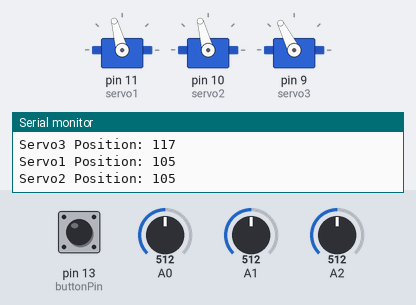
Recording of a sketch running on a simulated Arduino Uno, built with avr-gcc and run on an emulated ATmega328P. On the bench: 3 × servo, the last lines printed to the serial monitor. The inputs (shaded band) are chosen by the test bench; at power-on: A1 = 512, A0 = 512, pin 13 (buttonPin) LOW, A2 = 512.

Above: at 1.2 s.
1.3 s: A1 set to 483
At 1.9 s:
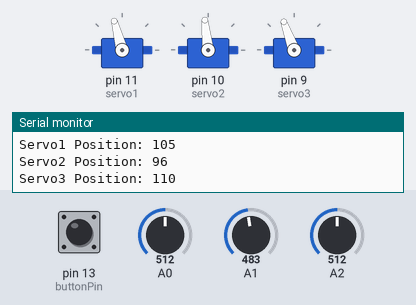
2.8 s: A0 set to 716
At 4.2 s:
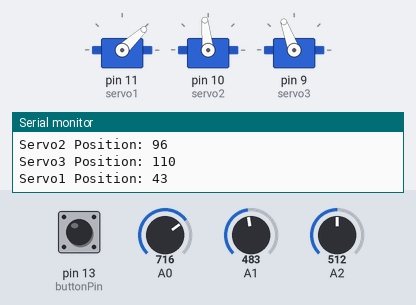
5.8 s: A0 set to 814
At 7.2 s:
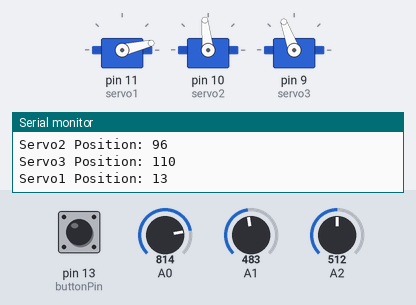
8.8 s: A0 set to 844
At 10.1 s:
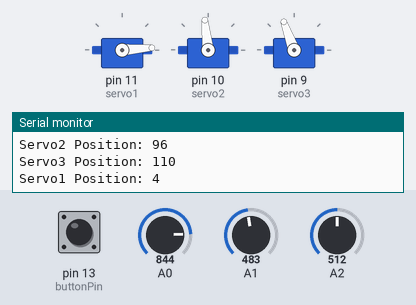
10.4 s: A1 set to 122
At 12.3 s:
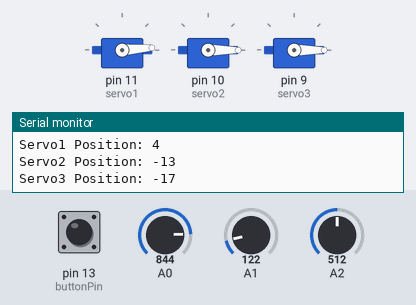
13.4 s: A1 set to 511
At 13.84 s:
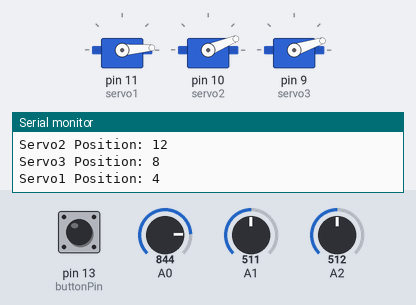
Timing chart, 0 to 16.6 s (numbered marks = the images above; inputs shaded):
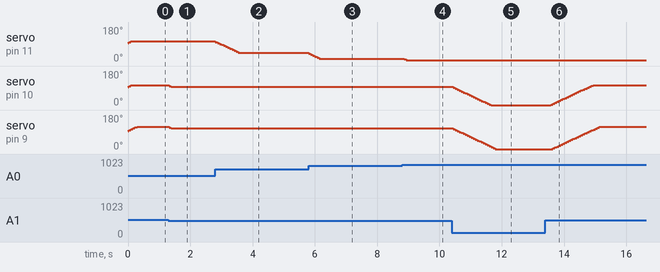

The sketch:

Robot_Control_Joystick.ino
```cpp
#include <Servo.h>

Servo servo1;
Servo servo2;
Servo servo3;

int joyX;
int joyY;
int pot;
int targetServo1Pos;
int targetServo2Pos;
int targetServo3Pos;
int currentServo1Pos;
int currentServo2Pos;
int currentServo3Pos;

int servo1Min = 10;
int servo1Max = 200;
int servo2Min = 10;
int servo2Max = 200;
int servo3Min = 10;
int servo3Max = 200;

const int numReadings = 10;
int readings[numReadings];
int readIndex = 0;
int total = 0;
int average = 0;

const int buttonPin = 13;
bool servosActive = true;
bool lastButtonState = LOW;
bool currentButtonState = LOW;
unsigned long lastDebounceTime = 0;
unsigned long debounceDelay = 50;

int speedFactor = 5;

void setup()
{
  pinMode(buttonPin, INPUT);
  servo1.attach(11);
  servo2.attach(10);
  servo3.attach(9);
  Serial.begin(9600);

  for (int i = 0; i < numReadings; i++)
  {
    readings[i] = 0;
  }

  currentServo1Pos = servo1.read();
  currentServo2Pos = servo2.read();
  currentServo3Pos = servo3.read();
}

void loop()
{
  int buttonReading = digitalRead(buttonPin);

  if (buttonReading != lastButtonState)
  {
    lastDebounceTime = millis();
  }

  if ((millis() - lastDebounceTime) > debounceDelay)
  {
    if (buttonReading != currentButtonState)
    {
      currentButtonState = buttonReading;

      if (currentButtonState == HIGH)
      {
        servosActive = !servosActive;
      }
    }
  }

  lastButtonState = buttonReading;

  if (servosActive)
  {
    joyX = analogRead(A0);
    joyY = analogRead(A1);

    pot = analogRead(A2);

    total = total - readings[readIndex];
    readings[readIndex] = pot;
    total = total + readings[readIndex];
    readIndex = readIndex + 1;

    if (readIndex >= numReadings)
    {
      readIndex = 0;
    }

    average = total / numReadings;

    targetServo1Pos = map(joyX, 200, 823, servo1Max, servo1Min);
    targetServo2Pos = map(joyY, 200, 823, servo2Min, servo2Max);

    if (targetServo2Pos < 90)
    {
      targetServo3Pos = map(targetServo2Pos, servo2Min, 90, servo3Min, (servo3Min + servo3Max) / 2);
    }
    else
    {
      targetServo3Pos = map(targetServo2Pos, 90, servo2Max, (servo3Min + servo3Max) / 2, servo3Max);
    }

    currentServo1Pos = moveServo(currentServo1Pos, targetServo1Pos, speedFactor);
    currentServo2Pos = moveServo(currentServo2Pos, targetServo2Pos, speedFactor);
    currentServo3Pos = moveServo(currentServo3Pos, targetServo3Pos, speedFactor);

    servo1.write(currentServo1Pos);
    servo2.write(currentServo2Pos);
    servo3.write(currentServo3Pos);

    Serial.print("Servo1 Position: ");
    Serial.println(currentServo1Pos);
    Serial.print("Servo2 Position: ");
    Serial.println(currentServo2Pos);
    Serial.print("Servo3 Position: ");
    Serial.println(currentServo3Pos);
  }

  delay(15);
}

int moveServo(int currentPos, int targetPos, int speed)
{
  if (currentPos < targetPos)
  {
    currentPos += speed;
    if (currentPos > targetPos)
    {
      currentPos = targetPos;
    }
  } else if (currentPos > targetPos)
  {
    currentPos -= speed;
    if (currentPos < targetPos)
    {
      currentPos = targetPos;
    }
  }
  return currentPos;
}
```

Measured:
- after the input at 1.3 s, servo on pin 10 (servo2): 105° → 100° at once, → 96° 0.07 s later; servo on pin 9 (servo3): 117° → 112° at once, → 110° 0.07 s later
- after the input at 2.8 s, servo on pin 11 (servo1): moves from 105° to 43° over 0.80 s, starting at once
- after the input at 5.8 s, servo on pin 11 (servo1): moves from 43° to 13° over 0.33 s, starting at once
- after the input at 8.8 s, servo on pin 11 (servo1): 13° → 8° after 0.07 s, → 4° 0.07 s later
- after the input at 10.4 s, servo on pin 10 (servo2): moves from 96° to 0° over 1.2 s, starting at once; servo on pin 9 (servo3): moves from 110° to 0° over 1.4 s, starting at once
- after the input at 13.4 s, servo on pin 10 (servo2): moves from 0° to 104° over 1.4 s, starting after 0.18 s; servo on pin 9 (servo3): moves from 0° to 117° over 1.5 s, starting after 0.25 s
